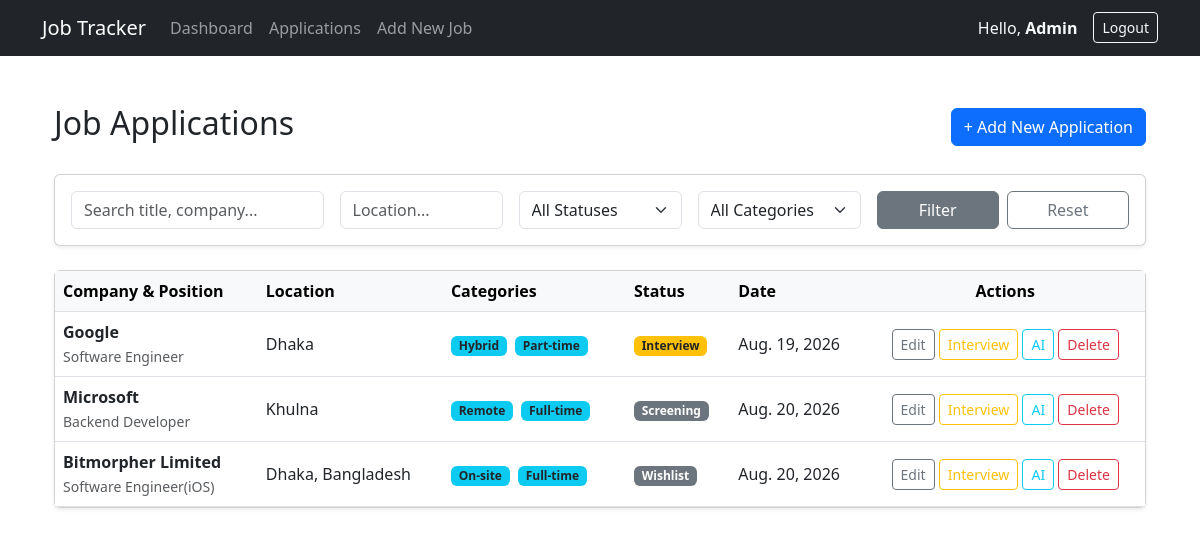
/applications/ (signed in), run on an earlier commit of the app's database.
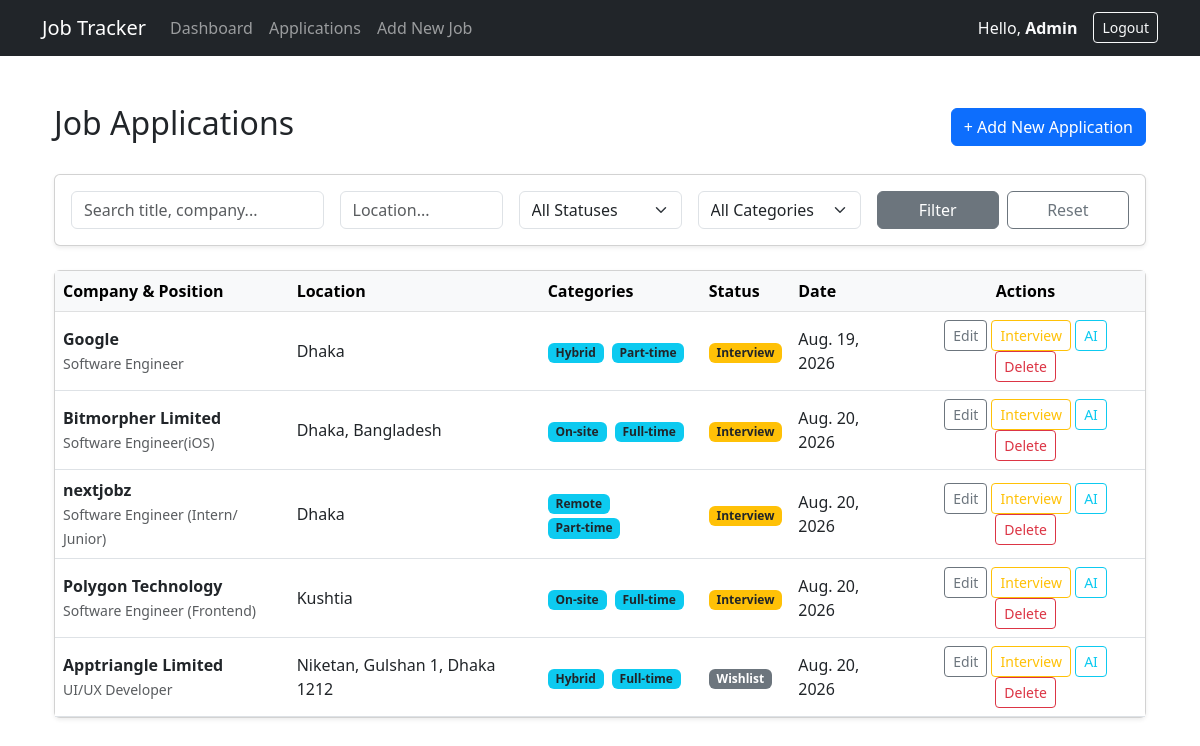
And on a later commit of the database.
### tracker/models.py (models this page shows, shortened)
class JobApplication(models.Model):
    STATUS_CHOICES = [
        ('Wishlist', 'Wishlist'),
        ('Applied', 'Applied'),
        ('Screening', 'Screening'),
        ('Interview', 'Interview'),
        ('Selected', 'Selected'),
        ('Rejected', 'Rejected'),
    ]
    user = models.ForeignKey(User, on_delete=models.CASCADE, related_name='job_applications')
    job_title = models.CharField(max_length=255)
    company_name = models.CharField(max_length=255)
    job_description = models.TextField()
    location = models.CharField(max_length=100, blank=True, null=True)
    salary = models.CharField(max_length=50, blank=True, null=True)
    job_url = models.URLField(blank=True, null=True)
    application_date = models.DateField(auto_now_add=True)
    status = models.CharField(max_length=20, choices=STATUS_CHOICES, default='Wishlist')
    notes = models.TextField(blank=True, null=True)
    categories = models.ManyToManyField(Category, blank=True)

class Category(models.Model):
    name = models.CharField(max_length=50)

### tracker/views.py (the view)
# urls.py: path('applications/', views.application_list, name='application_list'),
@login_required
def application_list(request):
    query = request.GET.get('q', '')
    status_filter = request.GET.get('status', '')
    location_filter = request.GET.get('location', '')
    category_filter = request.GET.get('category', '')
    applications = JobApplication.objects.filter(user=request.user)
    if query:
        applications = applications.filter(
            Q(job_title__icontains=query) |
            Q(company_name__icontains=query) |
            Q(location__icontains=query)
        )
    if status_filter:
        applications = applications.filter(status=status_filter)
    if location_filter:
        applications = applications.filter(location__icontains=location_filter)
    if category_filter:
        applications = applications.filter(categories__id=category_filter)
    categories = Category.objects.all()
    return render(request, 'tracker/application_list.html', {
        'applications': applications.distinct(),
        'categories': categories,
        'query': query,
        'status_filter': status_filter,
        'location_filter': location_filter,
        'category_filter': category_filter,
    })

### tracker/templates/tracker/application_list.html (shortened to what the changed rows need)
{% extends 'tracker/base.html' %}
{% block content %}
<div class="container py-4">
    <div class="d-flex justify-content-between align-items-center mb-4">
        <h2>Job Applications</h2>
    </div>
    <div class="card shadow-sm">
        <div class="card-body p-0">
            <div class="table-responsive">
                <table class="table table-hover align-middle mb-0">
                    <thead class="table-light">
                        <tr>
                            <th>Company & Position</th>
                            <th>Location</th>
                            <th>Categories</th>
                            <th>Status</th>
                            <th>Date</th>
                            <th class="text-center">Actions</th>
                        </tr>
                    </thead>
                    <tbody>
                        {% for job in applications %}
                            <tr>
                                <td>
                                    <strong>{{ job.company_name }}</strong><br>
                                    <small class="text-muted">{{ job.job_title }}</small>
                                </td>
                                <td>{{ job.location|default:"N/A" }}</td>
                                <td>
                                    {% for category in job.categories.all %}
                                        <span class="badge bg-info text-dark me-1">{{ category.name }}</span>
                                    {% empty %}
                                        <span class="text-muted small">-</span>
                                    {% endfor %}
                                </td>
                                <td>
                                    <span class="badge
                                        {% if job.status == 'Applied' %}bg-primary
                                        {% elif job.status == 'Interview' %}bg-warning text-dark
                                        {% elif job.status == 'Offer' %}bg-success
                                        {% elif job.status == 'Rejected' %}bg-danger
                                        {% else %}bg-secondary{% endif %}">
                                        {{ job.status }}
                                    </span>
                                </td>
                                <td>{{ job.application_date }}</td>
                                <td class="text-center">
                                    <a href="{% url 'update_application' job.pk %}" class="btn btn-sm btn-outline-secondary">Edit</a>
                                    <a href="{% url 'add_interview' job.pk %}" class="btn btn-sm btn-outline-warning">Interview</a>
                                    <a href="{% url 'ai_analysis' job.pk %}" class="btn btn-sm btn-outline-info">AI</a>
                                    <a href="{% url 'delete_application' job.pk %}" class="btn btn-sm btn-outline-danger">Delete</a>
                                </td>
                            </tr>
                        {% empty %}
                            <tr>
                                <td colspan="6" class="text-center text-muted py-4">No job applications found matching your criteria.</td>
                            </tr>
                        {% endfor %}
                    </tbody>
                </table>
            </div>
        </div>
    </div>
</div>
{% endblock %}

What changed in the data, as far as the page shows it:
removed JobApplication: company_name "Microsoft", job_title "Backend Developer", location "Khulna", status "Screening", application_date "Aug. 20, 2026", Category (name "Remote"), Category (name "Full-time")
changed JobApplication "Bitmorpher Limited": status "Wishlist" → "Interview"
added JobApplication: company_name "nextjobz", job_title "Software Engineer (Intern/ Junior)", location "Dhaka", status "Interview", application_date "Aug. 20, 2026", Category (name "Remote"), Category (name "Part-time")
added JobApplication: company_name "Polygon Technology", job_title "Software Engineer (Frontend)", location "Kushtia", status "Interview", application_date "Aug. 20, 2026", Category (name "On-site"), Category (name "Full-time")
added JobApplication: company_name "Apptriangle Limited", job_title "UI/UX Developer", location "Niketan, Gulshan 1, Dhaka 1212", status "Wishlist", application_date "Aug. 20, 2026", Category (name "Hybrid"), Category (name "Full-time")
